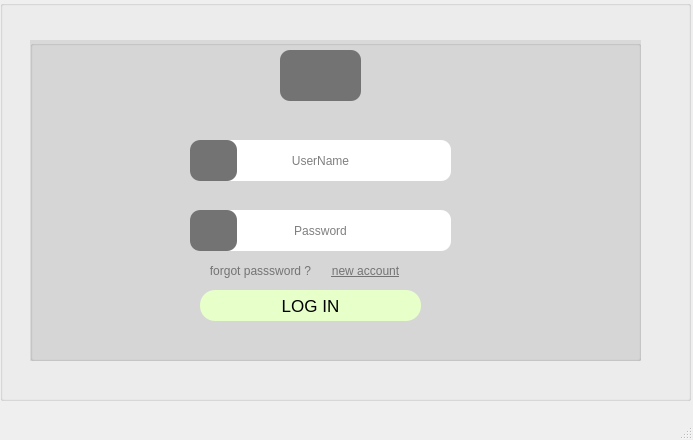
<?xml version="1.0" encoding="UTF-8"?>
<ui version="4.0">
 <class>MainWindow</class>
 <widget class="QMainWindow" name="MainWindow">
  <property name="geometry">
   <rect>
    <x>0</x>
    <y>0</y>
    <width>693</width>
    <height>440</height>
   </rect>
  </property>
  <property name="windowTitle">
   <string>MainWindow</string>
  </property>
  <widget class="QWidget" name="centralwidget">
   <widget class="QGroupBox" name="groupBox">
    <property name="geometry">
     <rect>
      <x>0</x>
      <y>0</y>
      <width>691</width>
      <height>401</height>
     </rect>
    </property>
    <property name="title">
     <string/>
    </property>
    <widget class="QGroupBox" name="groupBox_2">
     <property name="geometry">
      <rect>
       <x>30</x>
       <y>40</y>
       <width>611</width>
       <height>321</height>
      </rect>
     </property>
     <property name="font">
      <font>
       <pointsize>15</pointsize>
      </font>
     </property>
     <property name="styleSheet">
      <string notr="true">/*-----QWidget-----*/
QWidget
{
	background-color: #D9D9D9;
	color: #fff;
	border-color: #000000;

}


/*-----QLabel-----*/
QLabel
{
	background-color: #737373;
	color: #fff;
	font-weight: bold;
	border-color: #000000;
    border-radius:10px ;

}

#oublie{
    background-color: transparent;
    color: #737373;
    text-decoration: underline;
    
}

#newAcc{
     background-color: transparent;
     color: #737373;
     text-decoration: underline;
}

#newAcc::hover{
    color:white ;
}

#oublie::hover{
   color:white ;
}


/*-----QPushButton-----*/
QPushButton
{
	background-color: #E7FFC8;
	color: black;
	font-weight: normal;
	border-radius: 15px;
	padding: 5px;

}


QPushButton::hover
{
	border: 2px solid  #3CA936 ;
   font-weight: Bold ;

}


QPushButton::pressed
{
	border:#3CA936 ;
   font-weight: Bold

}


/*-----QToolButton-----*/
QToolButton
{
	background-color: transparent;
	color: #737373;
	border-style: solid;
	border-color: #000000;

}


QToolButton::hover
{
color:white;

}


QToolButton::pressed
{
	background-color: #d10000;
	color: #000000;
	border-style: solid;
	border-width: 0px;

}


/*-----QLineEdit-----*/
QLineEdit{
	background-color: white;
	font-weight: normal;
	border-style: solid;
	border-radius: 10px;
	padding: 5px;
    color:black ;
   
   
}

QLineEdit:focus{
     border: 2px solid #3CA936;
}

QLineEdit::placeholder{
   

}


/*-----QCheckBox-----*/
QCheckBox
{
	background-color: transparent;
	color: #b9b9bb;
	font-weight: bold;

}


QCheckBox::indicator
{
    color: #b1b1b1;
    background-color: #00111d;
    border: 1px solid #d10000;
    width: 12px;
    height: 12px;

}


QCheckBox::indicator:checked
{
    image:url(&quot;./ressources/check.png&quot;); /*To replace*/
	background-color: #d10000;
    border: 1px solid #d10000;

}


QCheckBox::indicator:unchecked:hover
{
    border: 1px solid #ff0000;

}


QCheckBox::disabled
{
	color: #656565;

}


QCheckBox::indicator:disabled
{
	background-color: #656565;
	color: #656565;
    border: 1px solid #656565;

}




</string>
     </property>
     <property name="title">
      <string/>
     </property>
     <widget class="QLineEdit" name="User">
      <property name="geometry">
       <rect>
        <x>160</x>
        <y>100</y>
        <width>261</width>
        <height>41</height>
       </rect>
      </property>
      <property name="font">
       <font>
        <pointsize>9</pointsize>
        <weight>50</weight>
        <bold>false</bold>
       </font>
      </property>
      <property name="styleSheet">
       <string notr="true">QLineEdit{
  color:black ;
}</string>
      </property>
      <property name="alignment">
       <set>Qt::AlignCenter</set>
      </property>
      <property name="placeholderText">
       <string>UserName</string>
      </property>
     </widget>
     <widget class="QLineEdit" name="pwd">
      <property name="geometry">
       <rect>
        <x>160</x>
        <y>170</y>
        <width>261</width>
        <height>41</height>
       </rect>
      </property>
      <property name="font">
       <font>
        <weight>50</weight>
        <bold>false</bold>
        <underline>false</underline>
       </font>
      </property>
      <property name="echoMode">
       <enum>QLineEdit::Password</enum>
      </property>
      <property name="alignment">
       <set>Qt::AlignCenter</set>
      </property>
      <property name="placeholderText">
       <string>Password</string>
      </property>
     </widget>
     <widget class="QPushButton" name="log_btn">
      <property name="geometry">
       <rect>
        <x>170</x>
        <y>250</y>
        <width>221</width>
        <height>31</height>
       </rect>
      </property>
      <property name="font">
       <font>
        <pointsize>13</pointsize>
        <weight>50</weight>
        <bold>false</bold>
       </font>
      </property>
      <property name="text">
       <string>LOG IN</string>
      </property>
     </widget>
     <widget class="QLabel" name="icon">
      <property name="geometry">
       <rect>
        <x>250</x>
        <y>10</y>
        <width>81</width>
        <height>51</height>
       </rect>
      </property>
      <property name="text">
       <string/>
      </property>
     </widget>
     <widget class="QLabel" name="username">
      <property name="geometry">
       <rect>
        <x>160</x>
        <y>100</y>
        <width>47</width>
        <height>41</height>
       </rect>
      </property>
      <property name="text">
       <string/>
      </property>
     </widget>
     <widget class="QLabel" name="password">
      <property name="geometry">
       <rect>
        <x>160</x>
        <y>170</y>
        <width>47</width>
        <height>41</height>
       </rect>
      </property>
      <property name="text">
       <string/>
      </property>
     </widget>
     <widget class="QToolButton" name="forgotPwd">
      <property name="geometry">
       <rect>
        <x>170</x>
        <y>220</y>
        <width>121</width>
        <height>21</height>
       </rect>
      </property>
      <property name="text">
       <string>forgot passsword ?</string>
      </property>
     </widget>
     <widget class="QToolButton" name="newAcc">
      <property name="geometry">
       <rect>
        <x>280</x>
        <y>220</y>
        <width>111</width>
        <height>21</height>
       </rect>
      </property>
      <property name="text">
       <string>new account</string>
      </property>
     </widget>
    </widget>
   </widget>
  </widget>
  <widget class="QMenuBar" name="menubar">
   <property name="geometry">
    <rect>
     <x>0</x>
     <y>0</y>
     <width>693</width>
     <height>21</height>
    </rect>
   </property>
  </widget>
  <widget class="QStatusBar" name="statusbar"/>
 </widget>
 <resources/>
 <connections/>
</ui>
